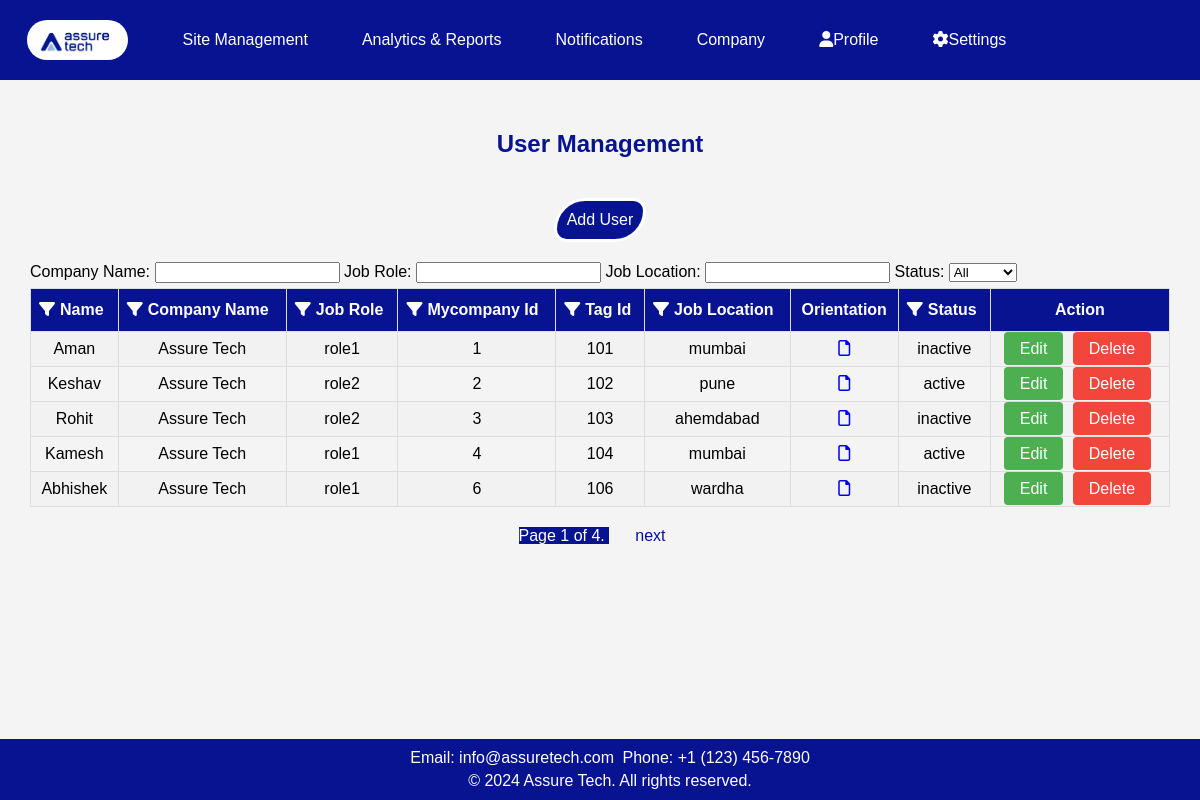
Before: /get_all/ with the older database file.
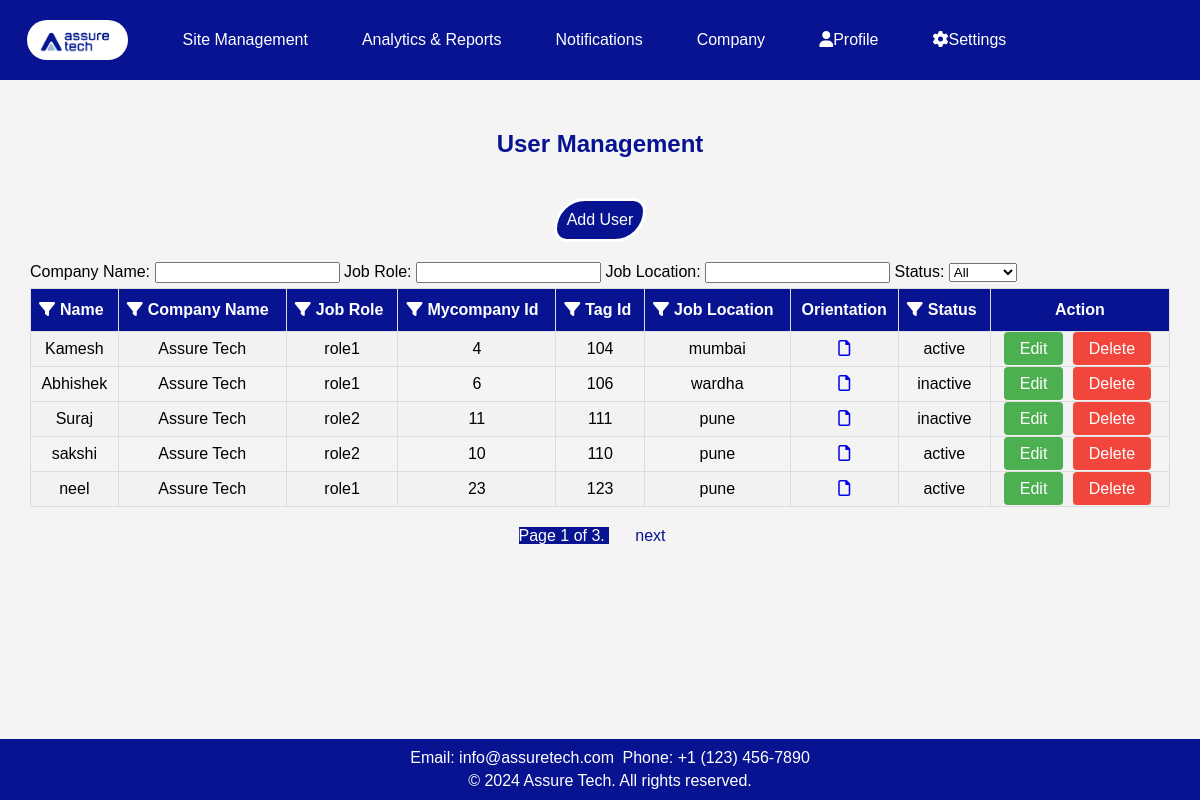
After: the same page with the newer database file.
### app1/models.py (models this page shows, shortened)
class UserEnrolled(models.Model):
    name = models.CharField(max_length=255)
    company_name = models.CharField(max_length=100)
    job_role = models.CharField(max_length=100, choices=[
        ('role1', 'Role 1'),
        ('role2', 'Role 2'),
    ])
    mycompany_id = models.IntegerField(unique=True)
    tag_id = models.IntegerField(unique=True)
    job_location = models.CharField(max_length=100)
    orientation = models.FileField(upload_to='attachments/', validators=[FileExtensionValidator(['pdf', 'doc', 'docx', 'jpeg', 'jpg'])])
    status = models.CharField(max_length=10, choices=[
        ('active', 'Active'),
        ('inactive', 'Inactive'),
    ])

### app1/views.py (the view)
# urls.py: path('get_all/',get_data.as_view(),name='get_all'),
class get_data(ListView):
    model = UserEnrolled
    template_name = 'app1/getdata.html'
    context_object_name = 'data'
    paginate_by = 5
    def get_queryset(self):
        return UserEnrolled.objects.all()

### app1/templates/app1/getdata.html (shortened to what the changed rows need)
<!DOCTYPE html>
<html lang="en">
<head>
    <link rel="stylesheet" href="https://cdnjs.cloudflare.com/ajax/libs/font-awesome/5.15.3/css/all.min.css">
    <link rel="stylesheet" href="https://cdnjs.cloudflare.com/ajax/libs/font-awesome/6.0.0/css/all.min.css">
    {% load static %}
</head>
<body>
    <div class="user">
        <h2 class="heading1">User Management</h2>
    </div>
    <div id="table-container">
        <table id="customers">
            <tr>
                <th>
                    <div>
                        <span class="filter-icon" onclick="toggleFilter(0)"><i class="fas fa-filter"></i></span>
                        Name
                    </div>
                </th>
                <th>
                    <div>
                        <span class="filter-icon" onclick="toggleFilter(1)"><i class="fas fa-filter"></i></span>
                        Company Name
                    </div>
                </th>
                <th>
                    <div>
                        <span class="filter-icon" onclick="toggleFilter(2)"><i class="fas fa-filter"></i></span>
                        Job Role
                    </div>
                </th>
                <th>
                    <div>
                        <span class="filter-icon" onclick="toggleFilter(3)"><i class="fas fa-filter"></i></span>
                        Mycompany Id
                    </div>
                </th>
                <th>
                    <div>
                        <span class="filter-icon" onclick="toggleFilter(4)"><i class="fas fa-filter"></i></span>
                        Tag Id
                    </div>
                </th>
                <th>
                    <div>
                        <span class="filter-icon" onclick="toggleFilter(5)"><i class="fas fa-filter"></i></span>
                        Job Location
                    </div>
                </th>
                <th>Orientation</th>
                <th>
                    <div>
                        <span class="filter-icon" onclick="toggleFilter(7)"><i class="fas fa-filter"></i></span>
                        Status
                    </div>
                </th>
                <th>Action</th>
            </tr>
            {% for i in data %}
            <tr>
                <td>{{i.name}}</td>
                <td>{{i.company_name}}</td>
                <td>{{i.job_role}}</td>
                <td>{{i.mycompany_id}}</td>
                <td>{{i.tag_id}}</td>
                <td>{{i.job_location}}</td>
                {% load custom_filters %}
                <td>
                    {% if i.orientation %}
                    {% with file_extension=i.orientation.name|lower %}
                    <a href="{{ i.orientation.url }}" target="_blank">
                        <i class="file-icon {% if file_extension|slice:"-4" == '.pdf' %}far fa-file-pdf
                                    {% elif file_extension|slice:"-4" == '.doc' or file_extension|slice:"-5" == '.docx' %}far fa-file-word
                                    {% elif file_extension|slice:"-5" == '.jpeg' or file_extension|slice:"-4" == '.jpg' or file_extension|slice:"-4" == '.png' %}far fa-file-image
                                    {% elif file_extension|slice:"-4" == '.xls' or file_extension|slice:"-5" == '.xlsx' %}far fa-file-excel
                                    {% elif file_extension|slice:"-4" == '.ppt' or file_extension|slice:"-5" == '.pptx' %}far fa-file-powerpoint
                                    {% else %}far fa-file
                                {% endif %}"></i>
                    </a>
                    {% endwith %}
                    {% else %}
                    N/A
                    {% endif %}
                </td>
                <td>{{i.status}}</td>
                <td>
                    <a href="{% url 'user_update' i.id %}" class="edit-btn">Edit</a>
                    <a href="{% url 'task_delete' i.pk %}" class="delete-btn">Delete</a>
                </td>
            </tr>
            {% endfor %}
        </table>
        <div class="pagination">
            <span class="step-links">
                <span class="current">
                    Page {{ page_obj.number }} of {{ page_obj.paginator.num_pages }}.
                </span>
                {% if page_obj.has_next %}
                <a href="?page={{ page_obj.next_page_number }}">next</a>
                {% endif %}
            </span>
        </div>
    </div>
</body>
</html>

Changed rows visible on the page:
removed UserEnrolled: name "Aman", company_name "Assure Tech", job_role "role1", mycompany_id "1", tag_id "101", job_location "mumbai", status "inactive"
removed UserEnrolled: name "Keshav", company_name "Assure Tech", job_role "role2", mycompany_id "2", tag_id "102", job_location "pune", status "active"
removed UserEnrolled: name "Rohit", company_name "Assure Tech", job_role "role2", mycompany_id "3", tag_id "103", job_location "ahemdabad", status "inactive"
now on this page (row edited): UserEnrolled: name "Suraj", company_name "Assure Tech", job_role "role2", mycompany_id "11", tag_id "111", job_location "pune", status "inactive"
now on this page (row unchanged): UserEnrolled: name "sakshi", company_name "Assure Tech", job_role "role2", mycompany_id "10", tag_id "110", job_location "pune", status "active"
now on this page (row unchanged): UserEnrolled: name "neel", company_name "Assure Tech", job_role "role1", mycompany_id "23", tag_id "123", job_location "pune", status "active"
Other visible differences:
{{ page_obj.paginator.num_pages }}: "4" → "3"
